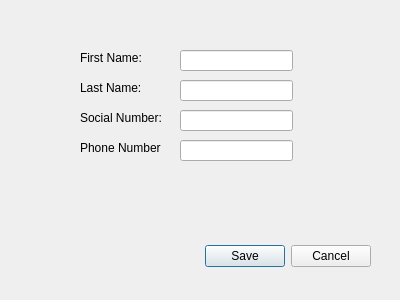
<?xml version="1.0" encoding="UTF-8"?>
<ui version="4.0">
 <class>AddDoctorDialog</class>
 <widget class="QDialog" name="AddDoctorDialog">
  <property name="geometry">
   <rect>
    <x>0</x>
    <y>0</y>
    <width>400</width>
    <height>300</height>
   </rect>
  </property>
  <property name="windowTitle">
   <string>Dialog</string>
  </property>
  <widget class="QLabel" name="phone_number_doctor_label">
   <property name="geometry">
    <rect>
     <x>80</x>
     <y>140</y>
     <width>81</width>
     <height>16</height>
    </rect>
   </property>
   <property name="text">
    <string>Phone Number:</string>
   </property>
  </widget>
  <widget class="QLabel" name="social_number_doctor_label">
   <property name="geometry">
    <rect>
     <x>80</x>
     <y>50</y>
     <width>81</width>
     <height>16</height>
    </rect>
   </property>
   <property name="text">
    <string>First Name:</string>
   </property>
  </widget>
  <widget class="QLabel" name="last_name_doctor_label">
   <property name="geometry">
    <rect>
     <x>80</x>
     <y>110</y>
     <width>81</width>
     <height>16</height>
    </rect>
   </property>
   <property name="text">
    <string>Social Number:</string>
   </property>
  </widget>
  <widget class="QLineEdit" name="phone_number_doctor_edit">
   <property name="geometry">
    <rect>
     <x>180</x>
     <y>140</y>
     <width>113</width>
     <height>21</height>
    </rect>
   </property>
  </widget>
  <widget class="QLabel" name="first_name_doctor_label">
   <property name="geometry">
    <rect>
     <x>80</x>
     <y>80</y>
     <width>71</width>
     <height>16</height>
    </rect>
   </property>
   <property name="text">
    <string>Last Name:</string>
   </property>
  </widget>
  <widget class="QDialogButtonBox" name="add_doctor_buttonBox">
   <property name="geometry">
    <rect>
     <x>30</x>
     <y>240</y>
     <width>341</width>
     <height>32</height>
    </rect>
   </property>
   <property name="orientation">
    <enum>Qt::Horizontal</enum>
   </property>
   <property name="standardButtons">
    <set>QDialogButtonBox::Cancel|QDialogButtonBox::Save</set>
   </property>
  </widget>
  <widget class="QLineEdit" name="first_name_doctor_edit">
   <property name="geometry">
    <rect>
     <x>180</x>
     <y>50</y>
     <width>113</width>
     <height>21</height>
    </rect>
   </property>
  </widget>
  <widget class="QLineEdit" name="last_name_doctor_edit">
   <property name="geometry">
    <rect>
     <x>180</x>
     <y>80</y>
     <width>113</width>
     <height>21</height>
    </rect>
   </property>
  </widget>
  <widget class="QLineEdit" name="social_number_doctor_edit">
   <property name="geometry">
    <rect>
     <x>180</x>
     <y>110</y>
     <width>113</width>
     <height>21</height>
    </rect>
   </property>
  </widget>
 </widget>
 <resources/>
 <connections/>
</ui>
